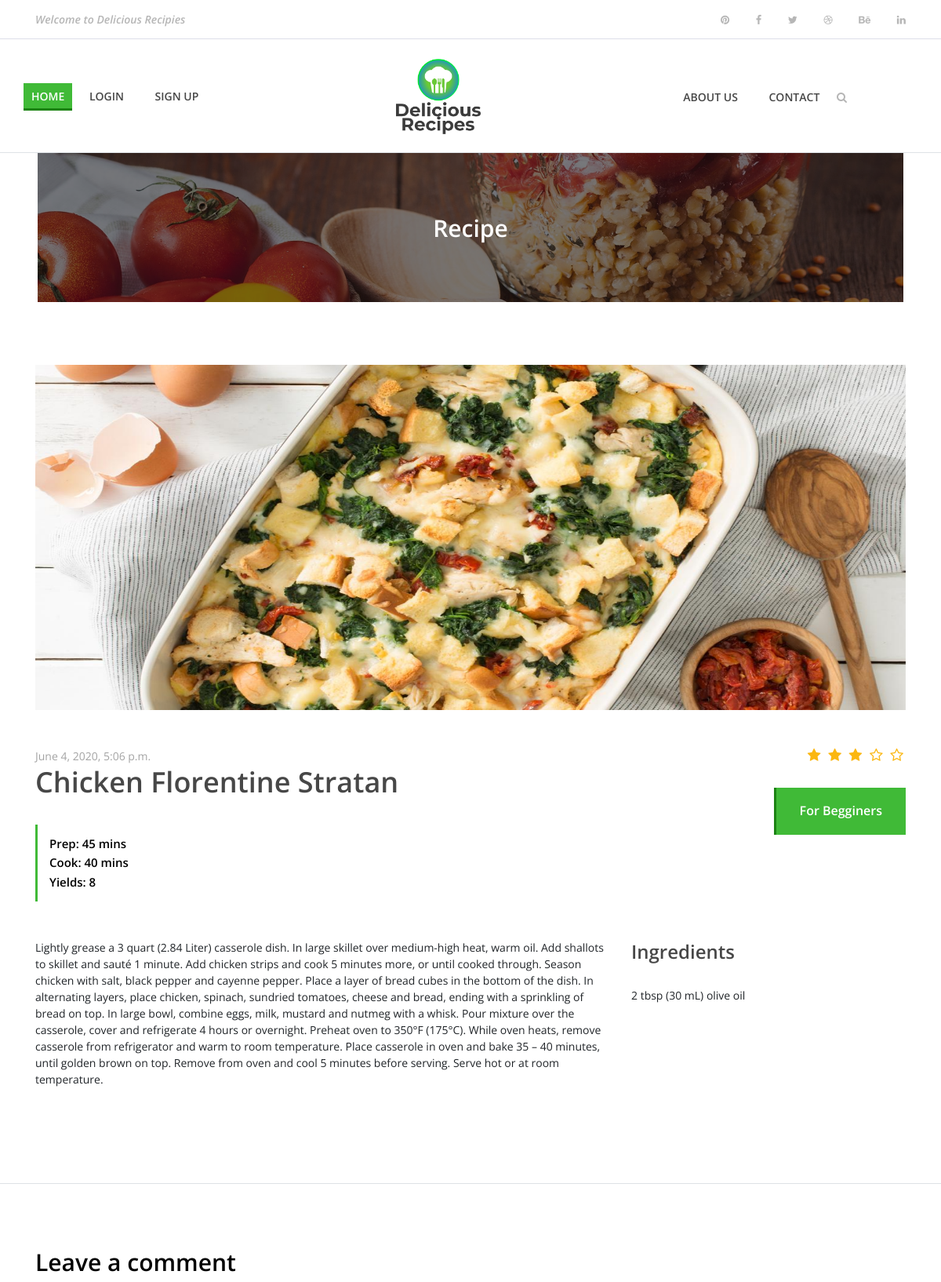
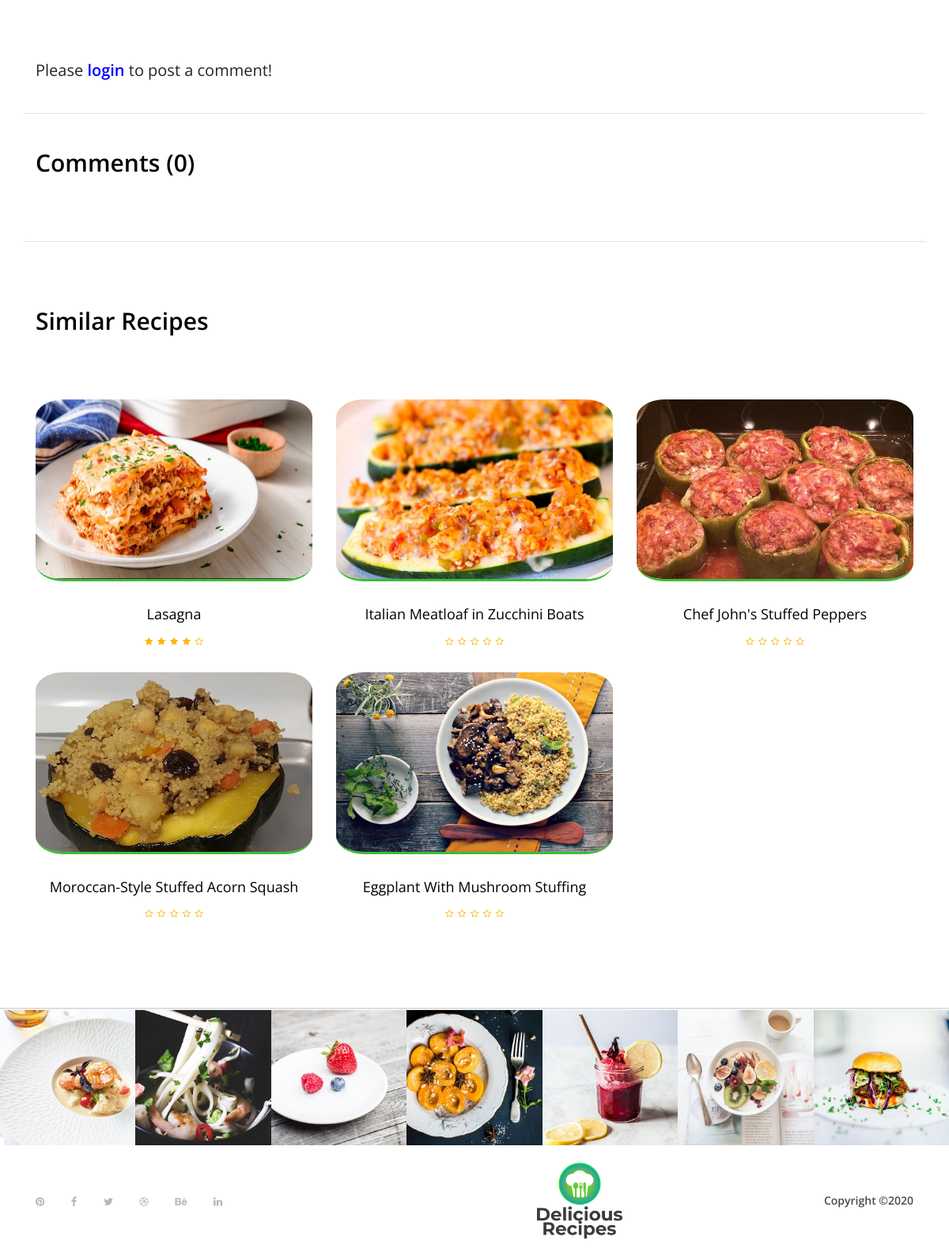
The app's page /recipe/receipedetail/3/ with its own data (2 pictures, top to bottom).
### recipe/models.py (models this page shows, shortened)
class Recipe(models.Model):
    recipe_name=models.CharField(max_length=50)
    recipe_posted_by=models.ForeignKey(User,on_delete=models.CASCADE)
    recipe_img1= models.ImageField(upload_to='recipe_images/', max_length=255 )
    recipe_img2= models.ImageField(upload_to='recipe_images/', max_length=255)
    recipe_img3= models.ImageField(upload_to='recipe_images/', max_length=255)
    recipe_img4= models.ImageField(upload_to='recipe_images/', max_length=255)
    recipe_des =models.CharField(max_length=1000)
    recipe_ingredients =models.CharField(max_length=1000)
    recipe_servings =models.CharField(max_length=1000,null=True)
    recipe_sources =models.CharField(max_length=500,null=True)
    recipe_preptime =models.CharField(max_length=50)
    recipe_cooktime =models.CharField(max_length=50)
    recipe_cat=models.ForeignKey(Category,on_delete=models.CASCADE)
    recipe_date=models.DateTimeField(default=datetime.now)
    votes = models.IntegerField(default=0)
    rating = models.IntegerField(default=0)

### recipe/views.py (the view)
# urls.py: path('receipedetail/<int:id>/', views.receipedetail, name='receipedetail'),
def receipedetail(request,id=None):
    recipe=Recipe.objects.get(pk=id)
    comments = Comment.objects.filter(recipe=id).order_by('-create_at')
    recipes = Recipe.objects.filter(recipe_cat=recipe.recipe_cat).exclude(pk=id)
    return render(request, 'recipe/detail.html',{'recipe':  recipe, 'rating_range': range(recipe.rating), 'empty_stars': range(5-recipe.rating), 'comments': comments, 'commentsCount': comments.count(), 'similarRecipes': recipes})

### recipe/templatetags/recipe_extras.py (called while the page is built)
@register.filter(name='subtract')
def subtract(value1, value2):
    return value1 - value2

### recipe/templates/recipe/detail.html (shortened to what this page needs)
{% extends "recipe/base.html" %}
{% load static %}
{% load recipe_extras %}
{% block content %}
<div class="breadcumb-area bg-img bg-overlay" style="background-image: url({% static 'recipe/img/bg-img/breadcumb3.jpg' %});">
	<div class="container h-100">
		<div class="row h-100 align-items-center">
			<div class="col-12">
				<div class="breadcumb-text text-center">
					<h2>Recipe</h2>
				</div>
			</div>
		</div>
	</div>
</div>
<div class="receipe-post-area section-padding-80 border-bottom">
	<div class="container">
		<div class="row">
			<div class="col-12">
				<div class="receipe-slider owl-carousel">
					<img src="{{ recipe.recipe_img1.url }}" style="width: 100%; height: 55vh;" alt="">
				</div>
			</div>
		</div>
	</div>
	<div class="receipe-content-area">
		<div class="container">
			<div class="row">
				<div class="col-12 col-md-8">
					<div class="receipe-headline my-5">
						<span>{{recipe.recipe_date}}</span>
						<h2>{{recipe.recipe_name}}</h2>
						<div class="receipe-duration">
							<h6>Prep: {{recipe.recipe_preptime}}</h6>
							<h6>Cook: {{recipe.recipe_cooktime}}</h6>
							<h6>Yields: {{recipe.recipe_servings}}</h6>
						</div>
					</div>
				</div>
				<div class="col-12 col-md-4">
					<div class="receipe-ratings text-right my-5">
						<div class="ratings">
								{% for j in rating_range %}
										<i class="fa fa-star" aria-hidden="true"></i>
								{% endfor %}
								{% for k in empty_stars %}
									<i class="fa fa-star-o" aria-hidden="true"></i>
								{% endfor %}
						</div>
						<a href="#" class="btn delicious-btn">For Begginers</a>
					</div>
				</div>
			</div>
			<div class="row">
				<div class="col-12 col-lg-8">
                    {{recipe.recipe_des}}
				</div>
				<div class="col-12 col-lg-4">
					<div class="ingredients">
						<h4>Ingredients</h4>
                        {{recipe.recipe_ingredients}}
					</div>
				</div>
			</div>
		</div>
	</div>
</div>
<div class="recipe-post-area">
	<div class="section-padding-80 comments-area border-bottom">
		<div class="container">
			<div class="row">
				<div class="col-12">
					<div class="section-heading text-left">
						<h3>Leave a comment</h3>
					</div>
				</div>
			</div>
			<div class="row border-bottom" style="padding-bottom: 3.5%;">
				<div class="col-12">
					{% if user.is_authenticated %}
					<div class="contact-form-area">
						<form action="/recipe/postComment/" method="post">
							{% csrf_token %}
							<div class="row">
								<div class="col-12 col-lg-10">
									<input type="text" class="form-control" id="subject" name="comment_subject" placeholder="Subject">
								</div>
								<div class="rating col-12 col-lg-2" style="bottom: -8px;">
									<span><input type="radio" name="rating" id="str5" value="5"><label for="str5"></label></span>
									<span><input type="radio" name="rating" id="str4" value="4"><label for="str4"></label></span>
									<span class="checked"><input type="radio" name="rating" id="str3" value="3"><label for="str3"></label></span>
									<span class="checked"><input type="radio" name="rating" id="str2" value="2"><label for="str2"></label></span>
									<span class="checked"><input type="radio" name="rating" id="str1" value="1"><label for="str1"></label></span>
									<input type="hidden" id="dbrating" name="rating" value="3">
								</div>
								<div class="col-12">
									<textarea name="message" class="form-control" id="message" cols="30" rows="10" placeholder="Message"></textarea>
								</div>
								<input type="hidden" name="recipeId" value="{{ recipe.id }}">
								<div class="col-12">
									<button class="btn delicious-btn mt-30" type="submit">Post Comments</button>
								</div>
							</div>
						</form>
					</div>
					{% else %}
						<span style="font-size: 20px;">Please <a style="font-size: 20px;color: blue;" href="{% url 'login' %}">login</a> to post a comment!</span>
					{% endif %}
				</div>
			</div>
			<br>
			<br>
			<div class="row border-bottom">
				<div class="col-12">
					<div class="section-heading text-left">
						<h3>Comments ({{ commentsCount }})</h3>
					</div>
			</div>
			</div>
		</div>
		<div class="container section-padding-80-0">
			<div class="row">
				<div class="col-12">
					<div class="section-heading text-left">
						<h3>Similar Recipes</h3>
					</div>
				</div>
			</div>
			<div class="row">
            {% for irecipe in similarRecipes %}
            <div class="col-12 col-sm-6 col-lg-4">
                <div class="single-best-receipe-area mb-30">
                    <img src="{{irecipe.recipe_img1.url}}" style="width: 400px;height: 230px; border-radius: 10%;" alt="">
                    <div class="receipe-content">
                        <a href="/recipe/receipedetail/{{irecipe.id}}/">
                            <h5>{{irecipe.recipe_name}}</h5>
                        </a>
                        <div class="ratings">
							{% with ''|center:irecipe.rating as range %}
								{% for i in range %}
									<i class="fa fa-star" aria-hidden="true"></i>
								{% endfor %}
								{% with 5|subtract:irecipe.rating as emptyVal%}
									{% with ''|center:emptyVal as emptyRange %}
										{% for i in emptyRange %}
											<i class="fa fa-star-o" aria-hidden="true"></i>
										{% endfor %}
									{% endwith %}
								{% endwith %}
							{% endwith %}
						</div>
                    </div>
                </div>
            </div>
            {% endfor %}
		</div>
	</div>
</div>
{% endblock %}

### recipe/templates/recipe/base.html (shortened to what this page needs)
<!DOCTYPE html>
<html lang="en">
<head>
    {% load static %}
    <link rel="stylesheet" href="{% static 'recipe/style.css'%}">
</head>
<body>
    <header class="header-area">
        <div class="top-header-area">
            <div class="container h-100">
                <div class="row h-100 align-items-center justify-content-between">
                    <div class="col-12 col-sm-6">
                        <div class="breaking-news">
                            <div id="breakingNewsTicker" class="ticker">
                                <ul>
                                    <li><a href="#">Welcome to Delicious Recipies</a></li>
                                </ul>
                            </div>
                        </div>
                    </div>
                    <div class="col-12 col-sm-6">
                        <div class="top-social-info text-right">
                            <a href="#"><i class="fa fa-pinterest" aria-hidden="true"></i></a>
                            <a href="#"><i class="fa fa-facebook" aria-hidden="true"></i></a>
                            <a href="#"><i class="fa fa-twitter" aria-hidden="true"></i></a>
                            <a href="#"><i class="fa fa-dribbble" aria-hidden="true"></i></a>
                            <a href="#"><i class="fa fa-behance" aria-hidden="true"></i></a>
                            <a href="#"><i class="fa fa-linkedin" aria-hidden="true"></i></a>
                        </div>
                    </div>
                </div>
            </div>
        </div>
        <div class="delicious-main-menu border-bottom">
            <div class="classy-nav-container breakpoint-off">
                <div class="container" id="main-menu-bar">
                    <nav class="classy-navbar" id="deliciousNav">
                        <div class="classy-menu">
                            <div class="classynav">
                                <ul>
                                    <li class="active" id="home"><a href="{% url 'index' %}">Home</a></li>
                                    {% include 'recipe/navbaritems.html' %}
                                </ul>
                                {% if user.is_authenticated %}
                                <a id="logo" class="nav-brand" style="margin-left: 14vw;" href="{% url 'index' %}"><img src="{% static 'recipe/img/core-img/logo21.png' %}" style="height: 120px;" alt=""></a>
                                <ul style="margin-left: 10vw;">
                                    <li><a href="#">User</a>
                                        <ul class="dropdown">
                                            <li><a href="{% url 'profile' %}">{{user.username}}'s Profile</a><li>
                                            <li><a href="{% url 'password_change' %}">Change Password</a></li>
                                            <li><a href="{% url 'logout' %}">Sign Out</a></li>
                                        </ul>
                                    </li>
                                {% else %}
                                <a id="logo" class="nav-brand" style="margin-left: 19vw;" href="{% url 'index' %}"><img src="{% static 'recipe/img/core-img/logo21.png' %}" style="height: 120px;" alt=""></a>
                                <ul style="margin-left: 17vw;">
                                {% endif %}
                                    <li><a href="{% url 'about' %}">About Us</a></li>
                                    <li><a href="{% url 'contact' %}">Contact</a></li>
                                    <div class="search-btn" style="display: inline; margin-left: 0px;">
                                        <i class="fa fa-search" aria-hidden="true"></i>
                                    </div>
                                </ul>
                            </div>
                        </div>
                    </nav>
                </div>
            </div>
        </div>
    </header>
    {% block content %}{% endblock %}
    <div class="follow-us-instagram">
        <div class="container">
            <div class="row">
                <div class="col-12">
                </div>
            </div>
        </div>
        <div class="insta-feeds d-flex flex-wrap">
            <div class="single-insta-feeds">
                <img src="{% static 'recipe/img/bg-img/insta1.jpg' %}" alt="">
            </div>
            <div class="single-insta-feeds">
                <img src="{% static 'recipe/img/bg-img/insta2.jpg' %}" alt="">
            </div>
            <div class="single-insta-feeds">
                <img src="{% static 'recipe/img/bg-img/insta3.jpg' %}" alt="">
            </div>
            <div class="single-insta-feeds">
                <img src="{% static 'recipe/img/bg-img/insta4.jpg' %}" alt="">
            </div>
            <div class="single-insta-feeds">
                <img src="{% static 'recipe/img/bg-img/insta5.jpg' %}" alt="">
            </div>
            <div class="single-insta-feeds">
                <img src="{% static 'recipe/img/bg-img/insta6.jpg' %}" alt="">
            </div>
            <div class="single-insta-feeds">
                <img src="{% static 'recipe/img/bg-img/insta7.jpg' %}" alt="">
            </div>
        </div>
    </div>
    <footer class="footer-area">
        <div class="container h-100">
            <div class="row h-100">
                <div class="col-12 h-100 d-flex flex-wrap align-items-center justify-content-between">
                    <div class="footer-social-info text-right">
                        <a href="#"><i class="fa fa-pinterest" aria-hidden="true"></i></a>
                        <a href="#"><i class="fa fa-facebook" aria-hidden="true"></i></a>
                        <a href="#"><i class="fa fa-twitter" aria-hidden="true"></i></a>
                        <a href="#"><i class="fa fa-dribbble" aria-hidden="true"></i></a>
                        <a href="#"><i class="fa fa-behance" aria-hidden="true"></i></a>
                        <a href="#"><i class="fa fa-linkedin" aria-hidden="true"></i></a>
                    </div>
                    <div class="footer-logo">
                        <a href="{% url 'index' %}"><img src="{% static 'recipe/img/core-img/logo21.png' %}" style="height: 120px; padding-left: 12vw;" alt=""></a>
                    </div>
                    <p>
Copyright &copy;<script>document.write(new Date().getFullYear());</script> </p>
                </div>
            </div>
        </div>
    </footer>
</body>
</html>

### recipe/templates/recipe/navbaritems.html
{% if user.is_authenticated %}
	<li><a href="{% url 'postrecipe' %}">Post Recipe</a></li>
	<li><a href="#">My Posts</a>
		<ul class="dropdown">
			<li><a href="{% url 'dashboard' %}">My Recipes</a><li>
			<li><a href="{% url 'mycomments' %}">My Comments</a></li>
		</ul>
	</li>
{% else %}
	<li class="nav-item"><a class="nav-link" href="{% url 'login' %}">Login</a></li>
	<li class="nav-item"><a class="nav-link" href="{% url 'signup' %}">Sign Up</a></li>
{% endif %}

### records on screen
Recipe: recipe_img1 (picture), recipe_date "June 4, 2020, 5:06 p.m.", recipe_name "Chicken Florentine Stratan", recipe_preptime "45 mins", recipe_cooktime "40 mins", recipe_servings "8", recipe_des "Lightly grease a 3 quart (2.84 Liter) casserole dish. In large skillet over medium-high heat, warm oil. Add shallots to skillet and sauté 1 minute. Add chicken strips and cook 5 minutes more, or until cooked through. Season chicken with salt, black pepper and cayenne pepper. Place a layer of bread cubes in the bottom of the dish. In alternating layers, place chicken, spinach, sundried tomatoes, cheese and bread, ending with a sprinkling of bread on top. In large bowl, combine eggs, milk, mustard and nutmeg with a whisk. Pour mixture over the casserole, cover and refrigerate 4 hours or overnight. Preheat oven to 350°F (175°C). While oven heats, remove casserole from refrigerator and warm to…", recipe_ingredients "2 tbsp (30 mL) olive oil"
Recipe: recipe_img1 (picture), recipe_name "Lasagna", rating 4 (drawn)
Recipe: recipe_img1 (picture), recipe_name "Italian Meatloaf in Zucchini Boats", rating 0 (drawn)
Recipe: recipe_img1 (picture), recipe_name "Chef John's Stuffed Peppers", rating 0 (drawn)
Recipe: recipe_img1 (picture), recipe_name "Moroccan-Style Stuffed Acorn Squash", rating 0 (drawn)
Recipe: recipe_img1 (picture), recipe_name "Eggplant With Mushroom Stuffing", rating 0 (drawn)

### other values on screen
{{ commentsCount }} "0"
